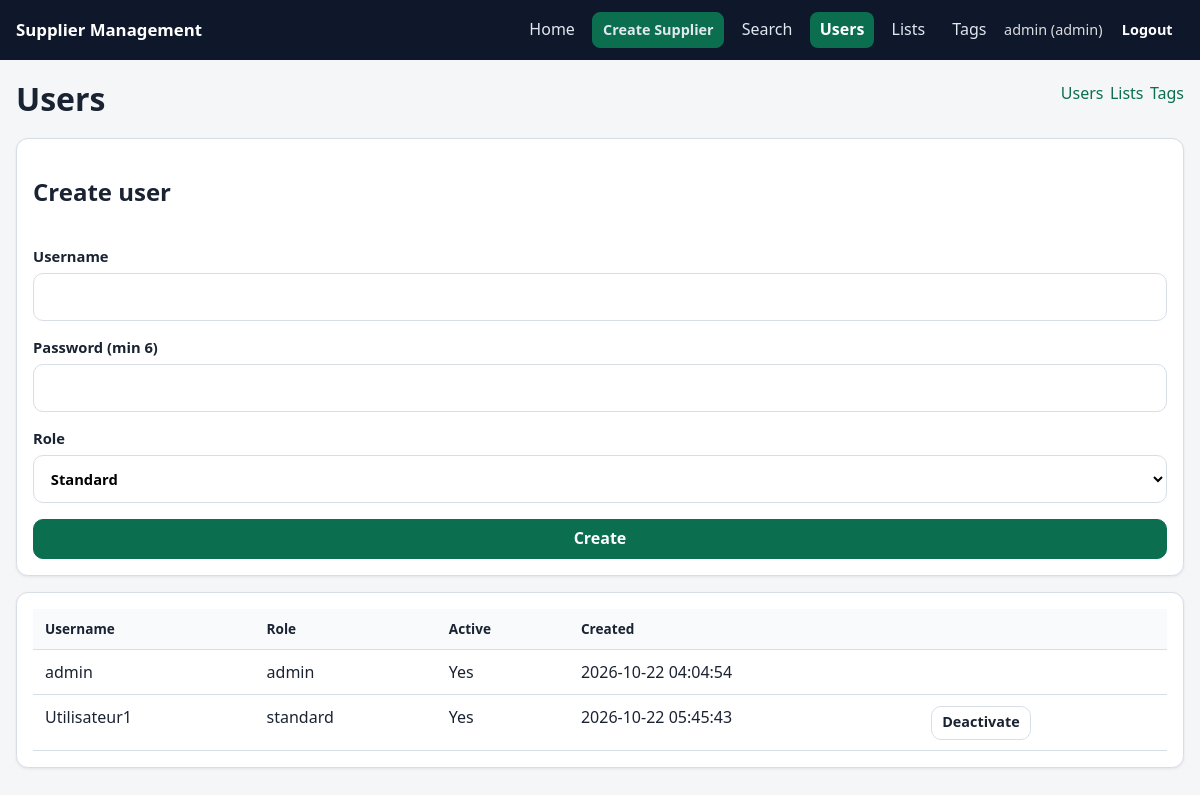
Page /admin/users (signed in) on the committed database.
### tables this page shows
CREATE TABLE users (
    id INTEGER PRIMARY KEY AUTOINCREMENT,
    username TEXT NOT NULL UNIQUE COLLATE NOCASE,
    password_hash TEXT NOT NULL,
    role TEXT NOT NULL CHECK(role IN ('admin', 'standard')),
    is_active INTEGER NOT NULL DEFAULT 1,
    created_at TEXT NOT NULL
);

### app/routers/admin.py (the view)
@router.get("/users")
def users_page(request: Request):
    user = current_user(request)
    if not user or user.get("role") != "admin":
        flash(request, "Admin access required.", "error")
        return RedirectResponse(url="/", status_code=303)
    with db_session() as conn:
        users = [
            dict(r)
            for r in conn.execute(
                "SELECT id, username, role, is_active, created_at FROM users ORDER BY username COLLATE NOCASE"
            ).fetchall()
        ]
    return render(request, "admin_users.html", {"users": users, "nav_active": "users"})

### app/templates/admin_users.html (shortened to what this page needs)
{% extends "base.html" %}
{% block content %}
<div class="page-head">
  <h1>Users</h1>
  <nav class="subnav">
    <a href="/admin/users">Users</a>
    <a href="/admin/lookups">Lists</a>
    <a href="/admin/tags">Tags</a>
  </nav>
</div>
<form method="post" action="/admin/users" class="card form-grid">
  <h2>Create user</h2>
  <label>Username
    <input class="input-lg" name="username" required>
  </label>
  <label>Password (min 6)
    <input class="input-lg" type="password" name="password" required minlength="6">
  </label>
  <label>Role
    <select class="input-lg" name="role">
      <option value="standard">Standard</option>
    </select>
  </label>
  <button type="submit" class="btn btn-primary">Create</button>
</form>
<div class="table-wrap card">
  <table class="data-table">
    <thead><tr><th>Username</th><th>Role</th><th>Active</th><th>Created</th><th></th></tr></thead>
    <tbody>
      {% for u in users %}
      <tr>
        <td>{{ u.username }}</td>
        <td>{{ u.role }}</td>
        <td>{{ "Yes" if u.is_active else "No" }}</td>
        <td>{{ u.created_at }}</td>
        <td>
          {% if u.id != user.id %}
          <form method="post" action="/admin/users/{{ u.id }}/toggle" class="inline">
            <button class="btn btn-sm">{{ "Deactivate" if u.is_active else "Activate" }}</button>
          </form>
          {% endif %}
        </td>
      </tr>
      {% endfor %}
    </tbody>
  </table>
</div>
{% endblock %}

### app/static/style.css (style rules this page uses)
:root { --bg: #f4f6f8; --card: #fff; --text: #1a2332; --muted: #5b6b7c; --primary: #0b6e4f; --primary-hover: #095c42; --danger: #b42318; --warn: #b54708; --border: #d8dee6; --radius: 12px; --shadow: 0 1px 3px rgba(16, 24, 40, 0.08); --touch: 48px; font-family: "Segoe UI", system-ui, -apple-system, sans-serif; }
* { box-sizing: border-box; }
body { margin: 0; background: var(--bg); color: var(--text); line-height: 1.45; }
a { color: var(--primary); text-decoration: none; }
.page-head { display: flex; flex-wrap: wrap; gap: 0.75rem; align-items: center; justify-content: space-between; margin-bottom: 1rem; }
.page-head h1, .page-head h2 { margin: 0; }
.card { background: var(--card); border: 1px solid var(--border); border-radius: var(--radius); padding: 1rem; box-shadow: var(--shadow); margin-bottom: 1rem; }
.inline { display: inline; }
label { display: grid; gap: 0.35rem; font-weight: 600; font-size: 0.92rem; }
input, select, textarea, button { font: inherit; }
.input-lg, select.input-lg, textarea.input-lg { min-height: var(--touch); padding: 0.65rem 0.8rem; border: 1px solid var(--border); border-radius: 10px; background: #fff; width: 100%; }
.btn { display: inline-flex; align-items: center; justify-content: center; gap: 0.35rem; min-height: 40px; padding: 0.45rem 0.9rem; border-radius: 10px; border: 1px solid var(--border); background: #fff; color: var(--text); cursor: pointer; text-decoration: none; font-weight: 600; }
.btn-primary { background: var(--primary); border-color: var(--primary); color: #fff; }
.btn-sm { min-height: 34px; padding: 0.25rem 0.65rem; font-size: 0.9rem; }
.table-wrap { overflow-x: auto; -webkit-overflow-scrolling: touch; }
.data-table { width: 100%; border-collapse: collapse; background: var(--card); }
.data-table th, .data-table td { padding: 0.65rem 0.75rem; border-bottom: 1px solid var(--border); text-align: left; vertical-align: top; }
.data-table th { background: #f8fafc; font-size: 0.85rem; white-space: nowrap; }
.form-grid { display: grid; gap: 1rem; }
.tabs, .subnav { display: flex; flex-wrap: wrap; gap: 0.4rem; margin-bottom: 0.75rem; }

### rows in the picture
users: username "admin", role "admin", is_active "Yes", created_at "2026-10-22 04:04:54"
users: username "Utilisateur1", role "standard", is_active "Yes", created_at "2026-10-22 05:45:43", is_active "Deactivate"

### other values in the picture
{{ user.username }} "admin"
{{ user.role }} "admin"
